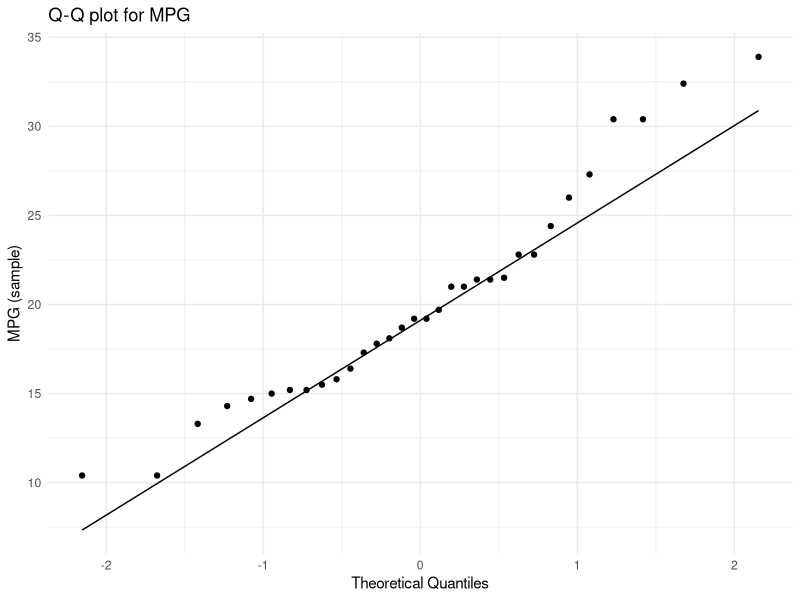

The R script that drew this image:
data(mtcars)

# Correlation
correlation <- cor(mtcars$mpg, mtcars$hp)
print(paste("Correlation between mpg and hp is:", round(correlation, 2)))

# Q-Q Plot
library(ggplot2)
ggplot(data = mtcars, aes(sample = mpg)) +
  stat_qq() +
  stat_qq_line() +
  labs(title = "Q-Q plot for MPG",
       x = "Theoretical Quantiles",
       y = "MPG (sample)") +
  theme_minimal()